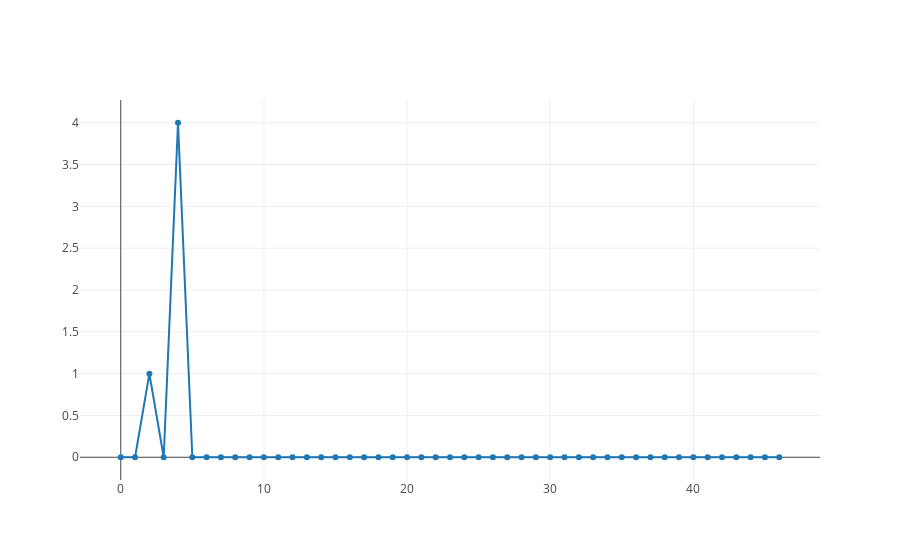

Notebook code for this chart:
### Code cell
console.log(time_series.sort())
openDigger.render.plotly([
        {y: time_series.map(d => d[2]) ,mode: 'lines+markers', name: 'activity'}
    ], );

### Figure 1 — Plotly figure (JSON) as saved in the notebook; plotly's stock layout.template omitted (floating-point values rounded to 4 significant figures)
{"data": [{"mode": "lines+markers", "name": "activity", "y": ["0", "0", "1", "0", "4", "0", "0", "0", "0", "0", "0", "0", "0", "0", "0", "0", "0", "0", "0", "0", "0", "0", "0", "0", "0", "0", "0", "0", "0", "0", "0", "0", "0", "0", "0", "0", "0", "0", "0", "0", "0", "0", "0", "0", "0", "0", "0"]}], "layout": {}}
